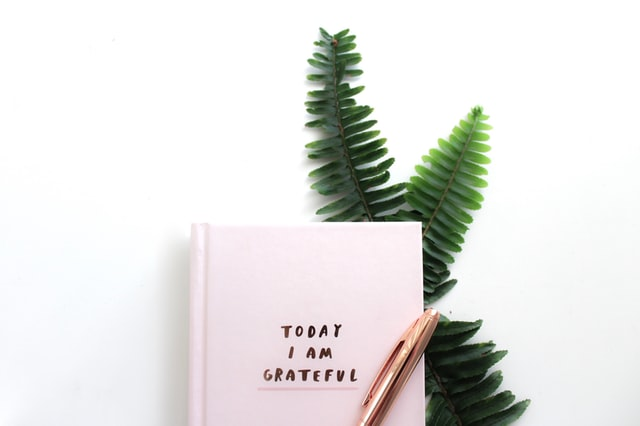
#> input picture examples/notebook.jpg, 640 x 426 px
$ python -i main.py   (imports and definitions only)
#> lines starting #> are read from the running program, lines starting #| are printed output that depends on the picture
from PIL import Image, ImageFilter
from statistics import mean
import argparse

#TODO: avg_rgb for more than 4 channels
#TODO: Offer sample colors (pastel palette?)
#TODO: Offer to process entire folders with same parameters
#TODO: GUI it?

parser = argparse.ArgumentParser(description="Prettify your images by adding a smooth drop shadow and a custom background!")
# [6 lines not run here, left out]


def avg_rgb(input) -> str:
    """Helper function to compute the average RGB(*) value of a raster image
    considering the amount of image channels

    Args:
        input (str): Path to image file

    Returns:
        str: Hexcode including the pound
    """
    input = Image.open(input)
    avg_color_rgb = tuple([int(mean(input.getdata(band))) for band in range(len(input.mode))])
    R,G,B = avg_color_rgb
    avg_color_hex = f"#{R:02x}{G:02x}{B:02x}"
    return avg_color_hex


def prettify(input, output, bgcolor=None, border=None, blur=5) -> None:
    """Creates and saves a new image with a specified background color and drop shadow

    Args:
        input (str): Path to image file
        output (str): Path to image file (please specify file type)
        bgcolor (str, optional): Background color as hexcode. Defaults to transparent background.
        border (int, optional): Border size in pixels. Defaults to roughly 10 % of the height.
        blur (int, optional): Amount of blur to apply. Defaults to computing a "pleasing" value considering image size (not yet implemented).
    """
#> called with input = 'examples/notebook.jpg', output = 'out.png', blur = 5
    im = Image.open(input)
#> im is the input picture: PIL image 640x426 RGB; mean R, G, B 227.4, 226.9, 224.7
    w, h = im.size
#> w = 640; h = 426

    if border is None:
        border = int(h*0.1)
#> border = 42

    if bgcolor is None:
        # If the blur amount is too high, then the border size might not be enough to make the edges of the blurry
        # black background look "smooth" so it is limited to 20 until I come up with a better solution.
        if blur is not None and blur > 20:
            blur = 20
        background = Image.new(mode = "RGBA", size=(w+border*2, h+border*2), color=(0,0,0,0))
#> background: PIL image 724x510 RGBA; every value is 0
        background.paste((0,0,0), box=(border, border, w+border, h+border))
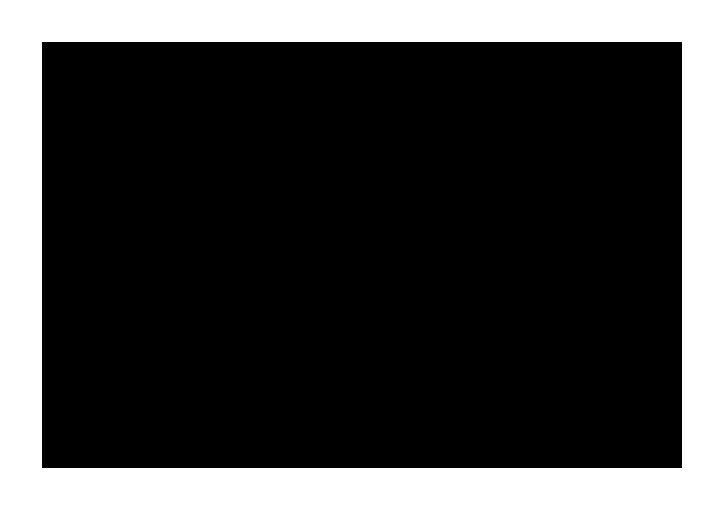
#> background: PIL image 724x510 RGBA; mean R, G, B, A 0, 0, 0, 188.3; transparent parts drawn white
        blur_layer = background.filter(ImageFilter.GaussianBlur(radius=blur))
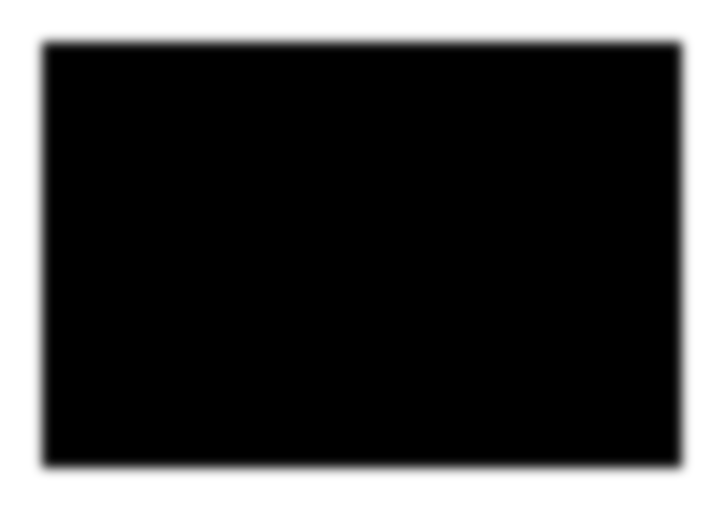
#> blur_layer: PIL image 724x510 RGBA; mean R, G, B, A 0, 0, 0, 188.3; transparent parts drawn white
        blur_layer.paste(im, box=(border, border))
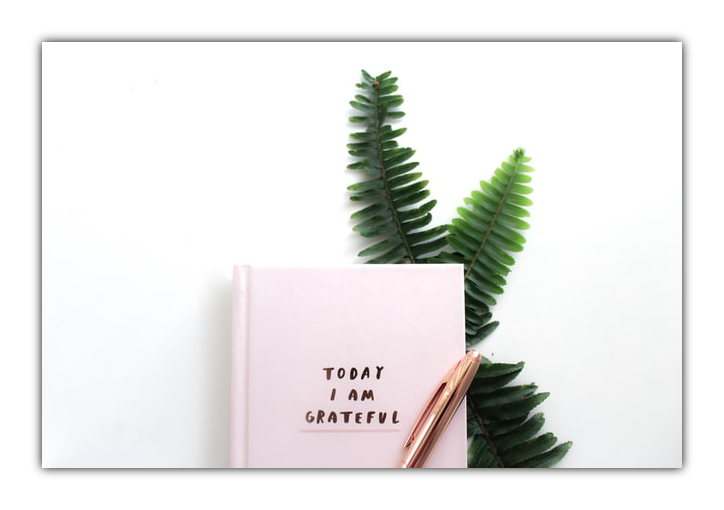
#> blur_layer: PIL image 724x510 RGBA; mean R, G, B, A 167.9, 167.6, 165.9, 191.3; transparent parts drawn white
        blur_layer.save(output, quality=100)
    else:
        background = Image.new(mode = "RGBA", size=(w+border*2, h+border*2), color=bgcolor)
        background.paste(0, box=(border, border, w+border, h+border))
        #TODO: Set blur amount depending on image size
        blur_layer = background.filter(ImageFilter.GaussianBlur(radius=blur))
        blur_layer.paste(im, box=(border, border))
        blur_layer.save(output, quality=100)

# [2 lines not run here, left out]

>>> result = prettify('examples/notebook.jpg', 'out.png')
